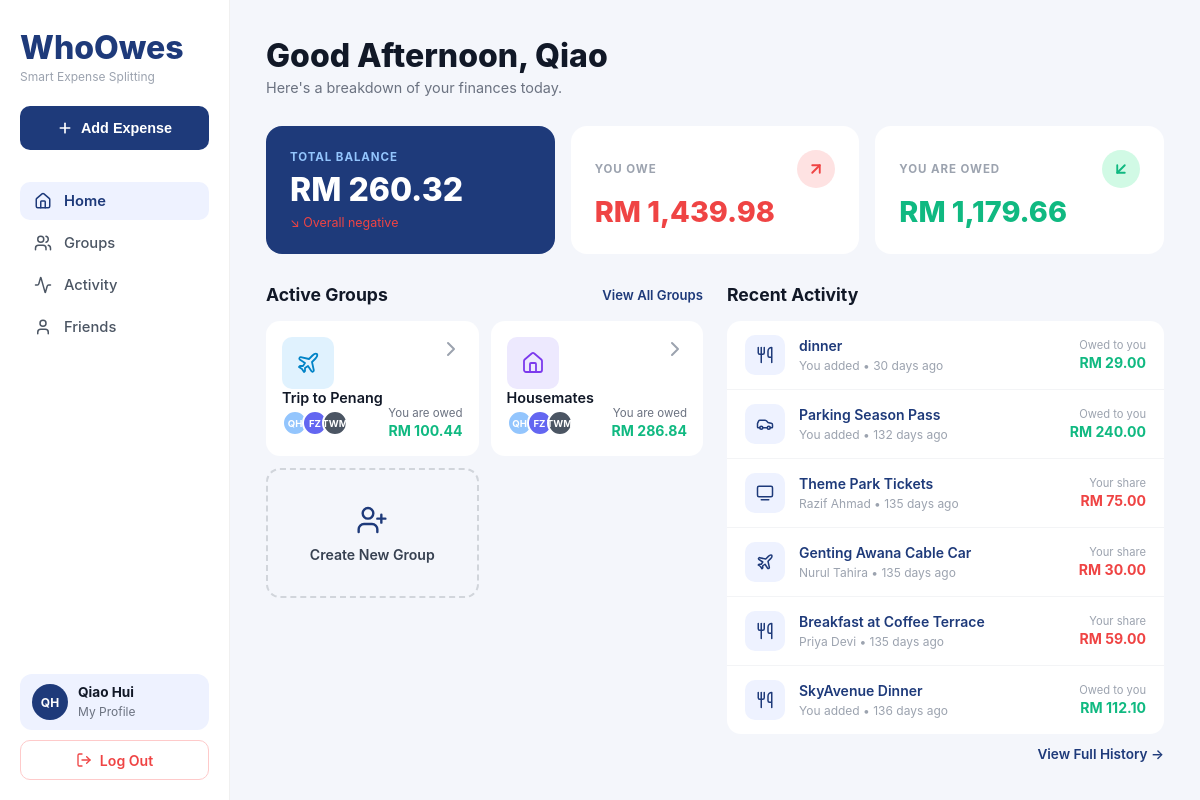
Page /Content/Dashboard/index.php (signed in) on the committed database.
### tables this page shows
CREATE TABLE `users` (
  `id` bigint(20) UNSIGNED NOT NULL,
  `name` varchar(255) NOT NULL,
  `email` varchar(255) NOT NULL,
  `password` varchar(255) NOT NULL DEFAULT '',
  `phone` varchar(20) DEFAULT NULL,
  `avatar_url` varchar(255) DEFAULT NULL,
  `currency` varchar(3) NOT NULL DEFAULT 'MYR',
  `created_at` timestamp NULL DEFAULT NULL,
  `updated_at` timestamp NULL DEFAULT NULL
);

CREATE TABLE `groups` (
  `id` bigint(20) UNSIGNED NOT NULL,
  `name` varchar(255) NOT NULL,
  `description` text DEFAULT NULL,
  `icon` varchar(100) NOT NULL DEFAULT 'group',
  `image_url` varchar(255) DEFAULT NULL,
  `currency` varchar(3) NOT NULL DEFAULT 'MYR',
  `created_by` bigint(20) UNSIGNED NOT NULL,
  `created_at` timestamp NULL DEFAULT NULL,
  `updated_at` timestamp NULL DEFAULT NULL
);

CREATE TABLE `expense_splits` (
  `id` bigint(20) UNSIGNED NOT NULL,
  `expense_id` bigint(20) UNSIGNED NOT NULL,
  `user_id` bigint(20) UNSIGNED NOT NULL,
  `amount` decimal(10,2) NOT NULL,
  `percentage` decimal(5,2) DEFAULT NULL,
  `shares` int(10) UNSIGNED DEFAULT NULL,
  `is_settled` tinyint(1) NOT NULL DEFAULT 0,
  `settled_at` timestamp NULL DEFAULT NULL,
  `created_at` timestamp NULL DEFAULT NULL,
  `updated_at` timestamp NULL DEFAULT NULL
);

CREATE TABLE `expenses` (
  `id` bigint(20) UNSIGNED NOT NULL,
  `group_id` bigint(20) UNSIGNED NOT NULL,
  `paid_by` bigint(20) UNSIGNED NOT NULL,
  `title` varchar(255) NOT NULL,
  `description` text DEFAULT NULL,
  `amount` decimal(10,2) NOT NULL,
  `category` varchar(100) NOT NULL DEFAULT 'general',
  `include_sst` tinyint(1) NOT NULL DEFAULT 0,
  `include_service_charge` tinyint(1) NOT NULL DEFAULT 0,
  `tax_amount` decimal(10,2) NOT NULL DEFAULT 0.00,
  `total_amount` decimal(10,2) NOT NULL,
  `split_method` enum('equal','exact','percentage','shares') NOT NULL DEFAULT 'equal',
  `expense_date` date NOT NULL,
  `receipt_url` varchar(255) DEFAULT NULL,
  `created_at` timestamp NULL DEFAULT NULL,
  `updated_at` timestamp NULL DEFAULT NULL
);

### Content/Dashboard/index.php (the view, shortened to what this page needs)
<?php
include '../../database.php';
$current_user_id = (int) $_SESSION['user_id'];
$u = mysqli_fetch_assoc(mysqli_query($connect,
  "SELECT * FROM users WHERE id = $current_user_id LIMIT 1"
));
$user_name    = $u['name'];
$user_initials = strtoupper(implode('', array_map(fn($p) => $p[0], explode(' ', trim($user_name)))));
$hour = (int) date('G');
$greeting = $hour < 12 ? 'Good Morning' : ($hour < 17 ? 'Good Afternoon' : 'Good Evening');
$r = mysqli_fetch_assoc(mysqli_query($connect,
  "SELECT COALESCE(SUM(es.amount), 0) AS total
   FROM expense_splits es
   JOIN expenses e ON e.id = es.expense_id
   WHERE es.user_id = $current_user_id
     AND e.paid_by  != $current_user_id
     AND es.is_settled = 0"
));
$you_owe = (float) $r['total'];
$r = mysqli_fetch_assoc(mysqli_query($connect,
  "SELECT COALESCE(SUM(es.amount), 0) AS total
   FROM expense_splits es
   JOIN expenses e ON e.id = es.expense_id
   WHERE e.paid_by   = $current_user_id
     AND es.user_id != $current_user_id
     AND es.is_settled = 0"
));
$you_are_owed = (float) $r['total'];
$total_balance = $you_are_owed - $you_owe;
$balance_positive = $total_balance >= 0;
$groups_result = mysqli_query($connect,
  "SELECT g.id, g.name, g.icon,
     (SELECT COUNT(*) FROM group_members gm2 WHERE gm2.group_id = g.id) AS member_count,
     COALESCE((
       SELECT SUM(es2.amount) FROM expense_splits es2
       JOIN expenses e2 ON e2.id = es2.expense_id
       WHERE e2.paid_by = $current_user_id AND es2.user_id != $current_user_id
         AND es2.is_settled = 0 AND e2.group_id = g.id
     ), 0) AS owed_to_me,
     COALESCE((
       SELECT SUM(es3.amount) FROM expense_splits es3
       JOIN expenses e3 ON e3.id = es3.expense_id
       WHERE es3.user_id = $current_user_id AND e3.paid_by != $current_user_id
         AND es3.is_settled = 0 AND e3.group_id = g.id
     ), 0) AS i_owe
   FROM `groups` g
   JOIN group_members gm ON gm.group_id = g.id
   WHERE gm.user_id = $current_user_id
   ORDER BY g.updated_at DESC
   LIMIT 2"
);
$active_groups = mysqli_fetch_all($groups_result, MYSQLI_ASSOC);
$group_members_map = [];
foreach ($active_groups as $grp) {
  $gid = $grp['id'];
  $mr  = mysqli_query($connect,
    "SELECT u.name FROM users u
     JOIN group_members gm ON gm.user_id = u.id
     WHERE gm.group_id = $gid ORDER BY gm.joined_at LIMIT 3"
  );
  $group_members_map[$gid] = mysqli_fetch_all($mr, MYSQLI_ASSOC);
}
$activity_result = mysqli_query($connect,
  "SELECT e.title, e.category, e.expense_date, e.paid_by,
     u.name AS payer_name,
     es.amount AS my_share,
     es.is_settled,
     DATEDIFF(CURDATE(), e.expense_date) AS days_ago
   FROM expenses e
   JOIN expense_splits es ON es.expense_id = e.id AND es.user_id = $current_user_id
   JOIN users u ON u.id = e.paid_by
   JOIN group_members gm ON gm.group_id = e.group_id AND gm.user_id = $current_user_id
   ORDER BY e.expense_date DESC, e.created_at DESC
   LIMIT 6"
);
$activities = mysqli_fetch_all($activity_result, MYSQLI_ASSOC);
function fmt($n) { return 'RM ' . number_format($n, 2); }
function date_label($days_ago) {
  return $days_ago . ' days ago';
}
function group_icon($icon) {
  return match($icon) {
    'house'          => 'home',
    'flight_takeoff' => 'plane',
    'coffee'         => 'coffee',
    'receipt'        => 'receipt',
    'landscape'      => 'mountain',
    'couple'         => 'heart',
    default          => 'users',
  };
}
function group_icon_style($icon) {
  return match($icon) {
    'house'          => ['bg' => '#ede9fe', 'stroke' => '#7c3aed'],
    'flight_takeoff' => ['bg' => '#e0f2fe', 'stroke' => '#0284c7'],
    'coffee'         => ['bg' => '#dcfce7', 'stroke' => '#16a34a'],
    'receipt'        => ['bg' => '#fee2e2', 'stroke' => '#dc2626'],
    'landscape'      => ['bg' => '#fef3c7', 'stroke' => '#d97706'],
    'couple'         => ['bg' => '#fce7f3', 'stroke' => '#db2777'],
    default          => ['bg' => '#eef2ff', 'stroke' => '#1e3a7a'],
  };
}
function category_icon($cat) {
  return match($cat) {
    'food'          => 'utensils',
    'transport'     => 'car',
    'utilities'     => 'zap',
    'shopping'      => 'shopping-bag',
    'entertainment' => 'tv-2',
    'travel'        => 'plane',
    'rent'          => 'home',
    default         => 'circle',
  };
}
$dot_colors = ['#93c5fd','#6366f1','#4b5563','#f9a8d4','#6ee7b7','#fcd34d'];
?>
<!DOCTYPE html>
<html lang="en">
<head>
  <link rel="stylesheet" href="dashboard.css">
  <link rel="stylesheet" href="../Sidebar/sidebar.css">
</head>
<body>
<div class="app">
  <?php $active_nav = 'home'; include '../Sidebar/sidebar.php'; ?>
  <main class="main">
    <div class="topbar">
      <div class="topbar-left">
        <h1><?= $greeting ?>, <?= htmlspecialchars(explode(' ', $user_name)[0]) ?></h1>
        <p>Here's a breakdown of your finances today.</p>
      </div>
    </div>
    <div class="stats">
      <div class="stat-card total">
        <div class="stat-label">Total Balance</div>
        <div class="stat-amount"><?= fmt(abs($total_balance)) ?></div>
        <div class="stat-sub <?= $balance_positive ? '' : 'neg' ?>">
          <?= $balance_positive ? '↗ Overall positive' : '↘ Overall negative' ?>
        </div>
      </div>
      <div class="stat-card">
        <div style="display:flex;align-items:center;justify-content:space-between;">
          <div class="stat-label">You Owe</div>
          <div class="stat-icon owe">
            <i data-lucide="arrow-up-right"></i>
          </div>
        </div>
        <div class="stat-amount red"><?= fmt($you_owe) ?></div>
      </div>
      <div class="stat-card">
        <div style="display:flex;align-items:center;justify-content:space-between;">
          <div class="stat-label">You Are Owed</div>
          <div class="stat-icon owed">
            <i data-lucide="arrow-down-left"></i>
          </div>
        </div>
        <div class="stat-amount green"><?= fmt($you_are_owed) ?></div>
      </div>
    </div>
    <div class="bottom-grid">
      <div>
        <div class="section-header">
          <h3>Active Groups</h3>
          <a href="../Group/group.php">View All Groups</a>
        </div>
        <div class="groups-grid">
          <?php foreach ($active_groups as $grp):
            $net     = $grp['owed_to_me'] - $grp['i_owe'];
            $members = $group_members_map[$grp['id']] ?? [];
            $gstyle  = group_icon_style($grp['icon']);
          ?>
          <a class="group-card" href="../Group/group_details.php?id=<?= $grp['id'] ?>" style="text-decoration:none;color:inherit;display:block;">
            <div class="group-card-top">
              <div class="group-img" style="background:<?= $gstyle['bg'] ?>"><i data-lucide="<?= group_icon($grp['icon']) ?>" style="stroke:<?= $gstyle['stroke'] ?>;fill:none;stroke-width:1.8;stroke-linecap:round;stroke-linejoin:round"></i></div>
              <span class="group-chevron"><i data-lucide="chevron-right"></i></span>
            </div>
            <div class="group-name"><?= htmlspecialchars($grp['name']) ?></div>
            <div class="group-card-bottom">
              <div class="member-stack">
                <?php foreach ($members as $i => $m):
                  $init  = strtoupper(implode('', array_map(fn($p) => $p[0], explode(' ', trim($m['name'])))));
                  $color = $dot_colors[$i % count($dot_colors)];
                ?>
                <div class="member-dot" style="background:<?= $color ?>" title="<?= htmlspecialchars($m['name']) ?>">
                  <?= htmlspecialchars($init) ?>
                </div>
                <?php endforeach; ?>
              </div>
              <div class="group-balance">
                <?php if ($net > 0): ?>
                  <small>You are owed</small>
                  <span class="green"><?= fmt($net) ?></span>
                <?php elseif ($net < 0): ?>
                  <small>You owe</small>
                  <span class="red"><?= fmt(abs($net)) ?></span>
                <?php else: ?>
                  <small>All settled</small>
                  <span class="gray">RM 0.00</span>
                <?php endif; ?>
              </div>
            </div>
          </a>
          <?php endforeach; ?>
          <div class="group-card new-group">
            <i data-lucide="user-plus"></i>
            <span>Create New Group</span>
          </div>
        </div>
      </div>
      <div>
        <div class="section-header">
          <h3>Recent Activity</h3>
        </div>
        <div class="activity-list">
          <?php foreach ($activities as $act):
            $paid_by_me = ((int)$act['paid_by'] === $current_user_id);
            $label      = $paid_by_me ? 'Owed to you' : 'Your share';
            $cls        = $paid_by_me ? 'green' : 'red';
            $who        = $paid_by_me ? 'You added' : htmlspecialchars($act['payer_name']);
            $when       = date_label((int)$act['days_ago']);
          ?>
          <div class="activity-item">
            <div class="activity-icon">
              <i data-lucide="<?= category_icon($act['category']) ?>"></i>
            </div>
            <div class="activity-info">
              <strong><?= htmlspecialchars($act['title']) ?></strong>
              <small><?= $who ?> &bull; <?= $when ?></small>
            </div>
            <div class="activity-amount">
              <small><?= $label ?></small>
              <span class="<?= $cls ?>"><?= fmt($act['my_share']) ?></span>
            </div>
          </div>
          <?php endforeach; ?>
        </div>
        <a href="../Activity/activity.php" class="view-history">View Full History &rarr;</a>
      </div>
    </div>
  </main>
</div>
</body>
</html>

### Content/Sidebar/sidebar.php (shortened to what this page needs)
<?php $active_nav = $active_nav ?? 'home'; ?>
<aside class="sidebar">
  <div class="sidebar-brand">
    <h2>WhoOwes</h2>
    <p>Smart Expense Splitting</p>
  </div>
  <button class="btn-add">
    <i data-lucide="plus" style="width:16px;height:16px;stroke:#fff;fill:none;stroke-width:2.5;stroke-linecap:round"></i>
    Add Expense
  </button>
  <nav>
    <a class="nav-item <?= $active_nav === 'home'     ? 'active' : '' ?>" href="../Dashboard/index.php">
      <i data-lucide="home"></i>
      Home
    </a>
    <a class="nav-item <?= $active_nav === 'groups'   ? 'active' : '' ?>" href="../Group/group.php">
      <i data-lucide="users"></i>
      Groups
    </a>
    <a class="nav-item <?= $active_nav === 'activity' ? 'active' : '' ?>" href="../Activity/activity.php">
      <i data-lucide="activity"></i>
      Activity
    </a>
    <a class="nav-item <?= $active_nav === 'friends'  ? 'active' : '' ?>" href="../Friends/friends.php">
      <i data-lucide="user"></i>
      Friends
    </a>
  </nav>
  <div class="sidebar-footer">
    <a class="profile-card <?= $active_nav === 'profile' ? 'active' : '' ?>" href="../Profile/user_profile.php">
      <div class="avatar"><?= htmlspecialchars($user_initials) ?></div>
      <div class="profile-info">
        <strong><?= htmlspecialchars($user_name) ?></strong>
        <span>My Profile</span>
      </div>
    </a>
    <a href="../../Authorization/logout.php" class="btn-logout">
      <i data-lucide="log-out"></i>
      Log Out
    </a>
  </div>
</aside>
<?php include __DIR__ . '/../AddExpense/add_expense_modal.php'; ?>
<?php include __DIR__ . '/../AddGroup/add_group_modal.php'; ?>
<?php include __DIR__ . '/../SettleUp/settle_modal.php'; ?>

### Content/AddExpense/add_expense_modal.php (shortened to what this page needs)
<link rel="stylesheet" href="../AddExpense/add_expense.css">

### Content/AddGroup/add_group_modal.php (shortened to what this page needs)
<link rel="stylesheet" href="../AddGroup/add_group.css">

### Content/SettleUp/settle_modal.php (shortened to what this page needs)
<link rel="stylesheet" href="../SettleUp/settle_modal.css">

### Content/Sidebar/sidebar.css (style rules this page uses)
.sidebar { width: 230px; flex-shrink: 0; height: 100vh; background: #fff; display: flex; flex-direction: column; padding: 28px 20px 20px; border-right: 1px solid #f0f0f0; }
.sidebar-brand h2 { font-size: 2rem; font-weight: 800; color: #1e3a7a; }
.sidebar-brand p { font-size: 0.75rem; color: #9ca3af; margin-top: 2px; }
.btn-add { margin-top: 22px; width: 100%; height: 44px; background: #1e3a7a; color: #fff; border: none; border-radius: 10px; font-size: 0.9rem; font-weight: 600; cursor: pointer; display: flex; align-items: center; justify-content: center; gap: 8px; transition: background 0.2s; }
nav { margin-top: 32px; display: flex; flex-direction: column; gap: 4px; }
.nav-item { display: flex; align-items: center; gap: 12px; padding: 10px 14px; border-radius: 10px; font-size: 0.92rem; font-weight: 500; color: #4b5563; text-decoration: none; cursor: pointer; transition: background 0.15s; }
.nav-item.active { background: #eef2ff; color: #1e3a7a; font-weight: 600; }
.nav-item svg { width: 18px; height: 18px; stroke: currentColor; fill: none; stroke-width: 2; stroke-linecap: round; stroke-linejoin: round; flex-shrink: 0; }
.sidebar-footer { margin-top: auto; display: flex; flex-direction: column; gap: 10px; }
.btn-logout { width: 100%; height: 40px; background: transparent; color: #ef4444; border: 1.5px solid #fecaca; border-radius: 10px; font-size: 0.88rem; font-weight: 600; cursor: pointer; display: flex; align-items: center; justify-content: center; gap: 8px; text-decoration: none; transition: background 0.2s, border-color 0.2s; }
.btn-logout svg { width: 16px; height: 16px; stroke: #ef4444; fill: none; stroke-width: 2; stroke-linecap: round; stroke-linejoin: round; }
.profile-card { display: flex; align-items: center; gap: 10px; padding: 10px 12px; border-radius: 12px; background: #eef2ff; cursor: pointer; text-decoration: none; transition: background 0.15s; }
.avatar { width: 36px; height: 36px; border-radius: 50%; background: #1e3a7a; color: #fff; font-size: 0.75rem; font-weight: 700; display: flex; align-items: center; justify-content: center; flex-shrink: 0; }
.profile-info strong { display: block; font-size: 0.85rem; color: #111827; text-decoration: none; }
.profile-info span { font-size: 0.75rem; color: #6b7280; text-decoration: none; }

### rows in the picture
users: name "QH", name "Qiao Hui", name "Qiao"
groups: name "Trip to Penang", net "RM 100.44"
users: name "FZ"
users: name "TWM"
groups: name "Housemates", net "RM 286.84"
expense_splits: expense.title "dinner", expense.paid_by "You added", when "30 days ago", expense.paid_by "Owed to you", amount "RM 29.00"
expense_splits: expense.title "Parking Season Pass", expense.paid_by "You added", when "132 days ago", expense.paid_by "Owed to you", amount "RM 240.00"
expense_splits: expense.title "Theme Park Tickets", users.name "Razif Ahmad", when "135 days ago", expense.paid_by "Your share", amount "RM 75.00"
expense_splits: expense.title "Genting Awana Cable Car", users.name "Nurul Tahira", when "135 days ago", expense.paid_by "Your share", amount "RM 30.00"
expense_splits: expense.title "Breakfast at Coffee Terrace", users.name "Priya Devi", when "135 days ago", expense.paid_by "Your share", amount "RM 59.00"
expense_splits: expense.title "SkyAvenue Dinner", expense.paid_by "You added", when "136 days ago", expense.paid_by "Owed to you", amount "RM 112.10"

### other values in the picture
fmt(abs($total_balance)) "RM 260.32"
fmt($you_owe) "RM 1,439.98"
fmt($you_are_owed) "RM 1,179.66"
